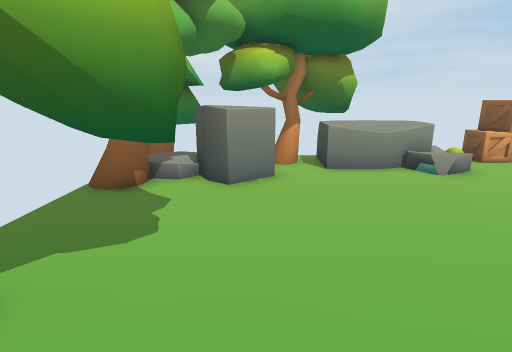
View 1 (above)

13 first-person views from a walk through a scene from a Unity 3-D project. The camera is 1.2 m above the floor, tilts 14° down and sees 80° across. The floor is counted in squares, 0.5 m on a side. Each view is taken from the middle of a square. On the plan, view 1 faces up. The plan holds only what a view shows up to about 19 squares ahead; the rest is blank.

View 2
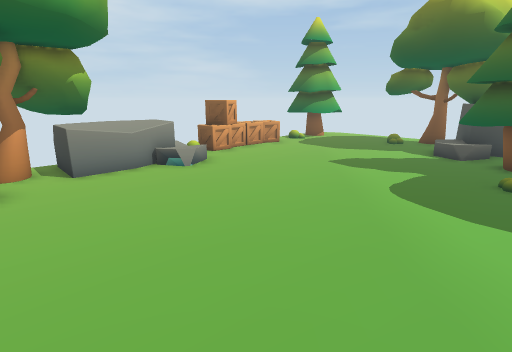

View 3
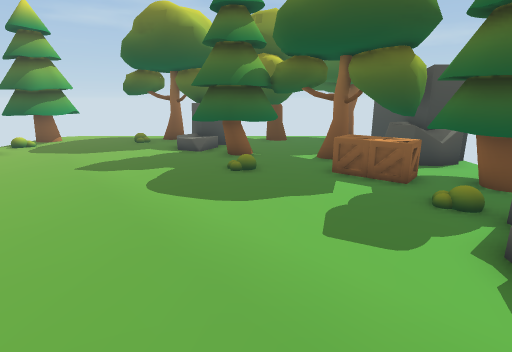

View 4
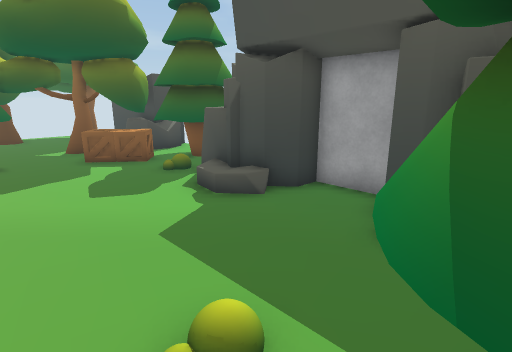

View 5
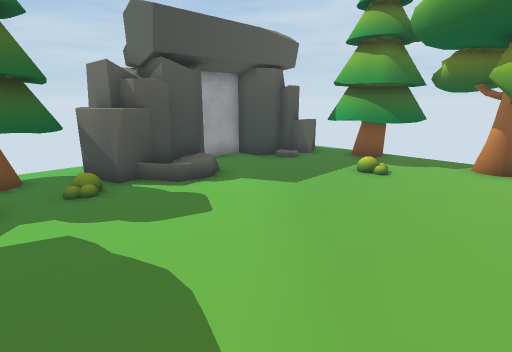

View 6
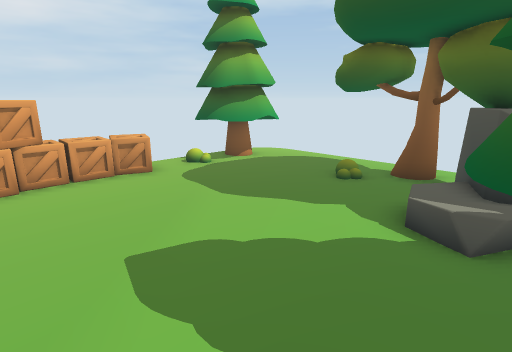

View 7
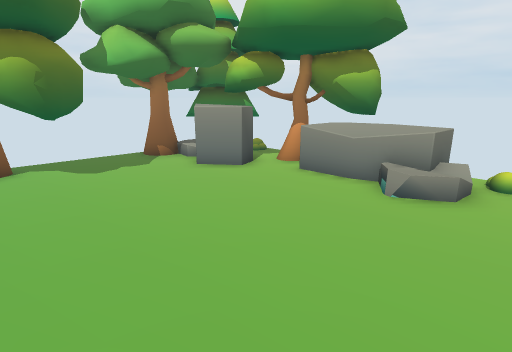

View 8
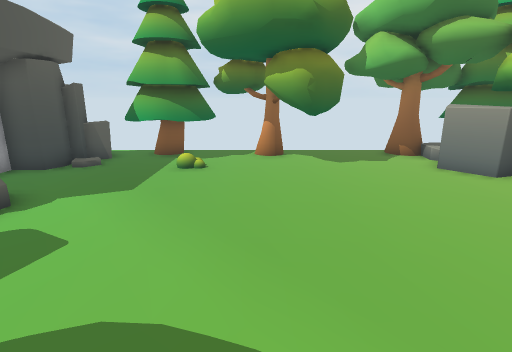

View 9
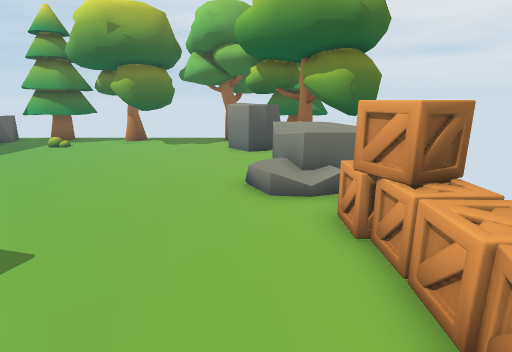

View 10
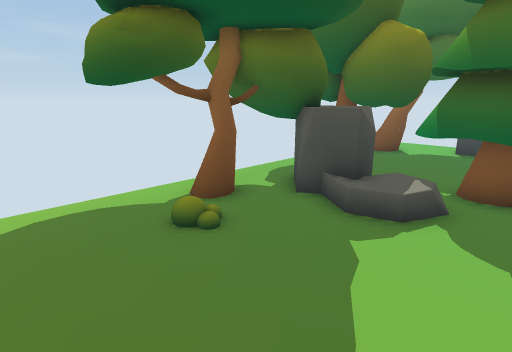

View 11
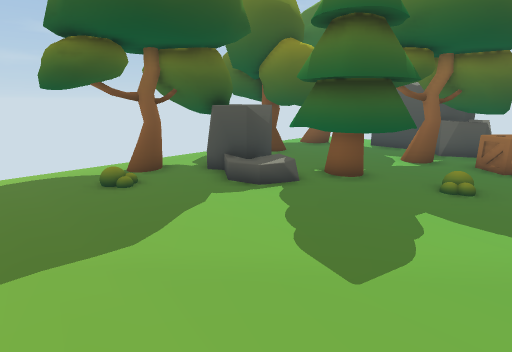

View 12
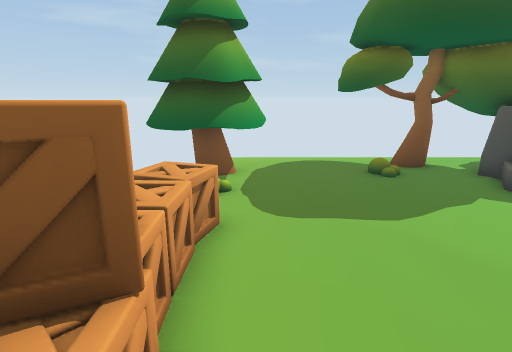

View 13
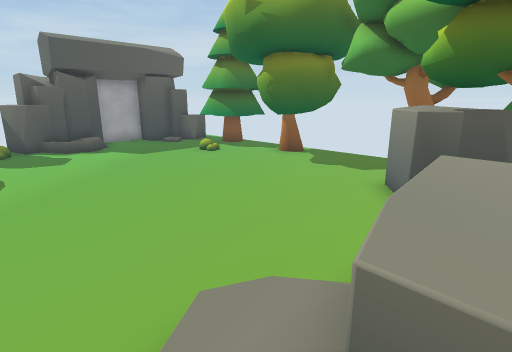

### Floor plan
Key: @ floor where view 1 was taken; # wall or solid block; x gap in a wall; . main floor; : floor 0.25 m higher than the main floor; + floor 0.75 m higher than the main floor; / step, stairs or slope; = window, fence, low wall or low ledge; ^ raised ledge; v drop or lower ground; O other object.
Columns run from 5 left of view 1 to 20 right of it. Each row starts with its distance up from view 1.
 15          #
 14          #            #
 13         ###v= ##^===.=#
 12       #####+=/=^#^^=.=##
 11      ###^^=/:.........###
 10     ###....//.............
  9    ##=....................
  8   #  ...................##
  7 ### ...................##
  6  ......................##
  5  ####..................#
  4    ##................O##
  3   ###.............##=###
  2  ###.............####=#
  1  #...............##
  0  ##.:@...........##
 -1  ###..............#
 -2   ##............. #
 -3  ###...........^=##
 -4  #=.....//....=^##
 -5  =###..###^x######
 -6    #######^^##
 -7        ###^^#
 -8          ^^ #

Positions as (right, up) in squares from view 1, and headings:
1: (0, 0), facing up
2: (0, 0), facing up-right
3: (0, 0), facing right
4: (-3, 1), facing down-right
5: (9, 4), facing down-left
6: (9, 2), facing up-right
7: (9, 2), facing up-left
8: (10, 2), facing left
9: (15, 10), facing left
10: (13, 10), facing down-right
11: (9, 10), facing down-right
12: (8, 11), facing right
13: (8, 12), facing down-left
